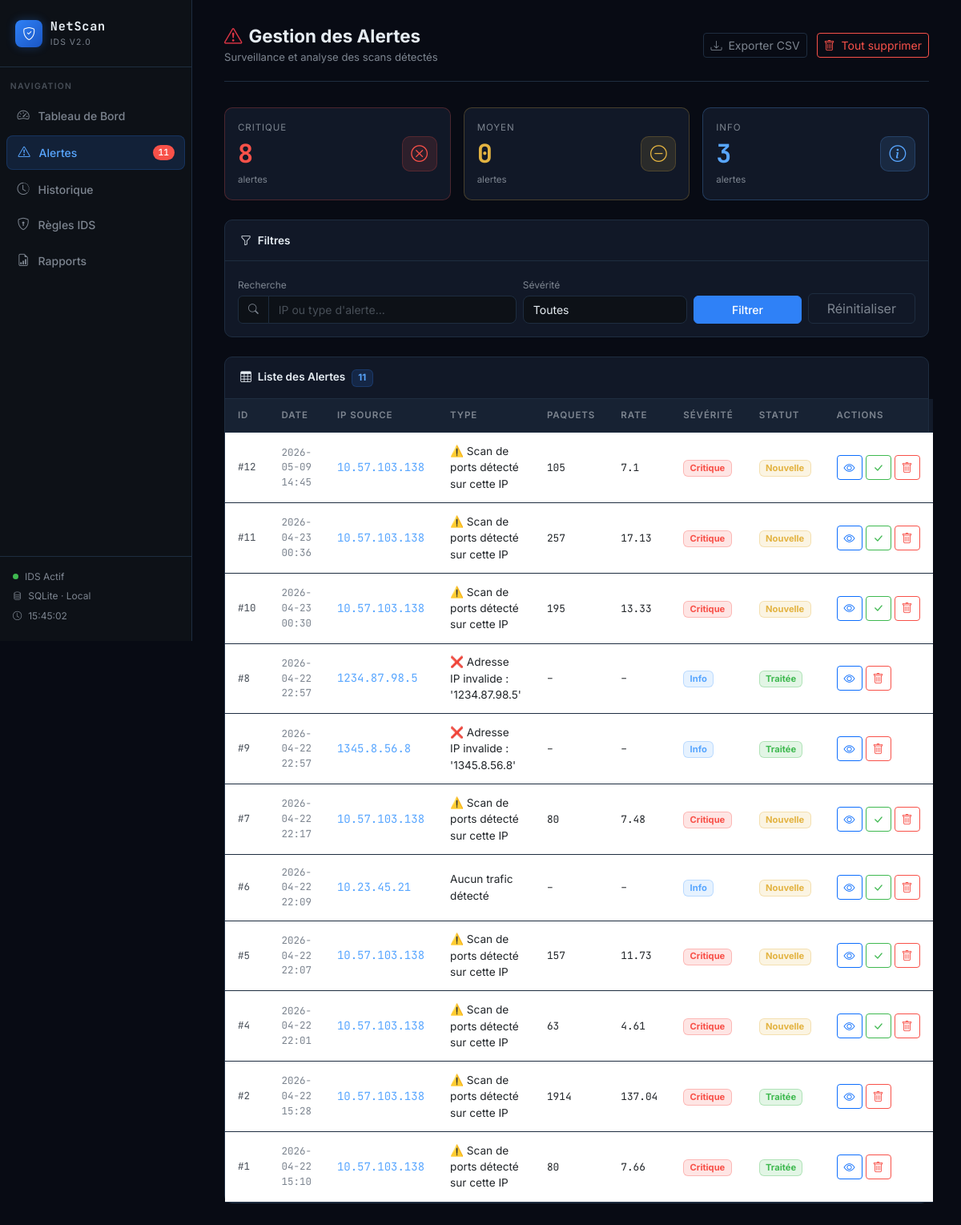
The page /alertes on the database its author committed.
### tables this page shows
CREATE TABLE alertes (
            id INTEGER PRIMARY KEY AUTOINCREMENT,
            date TEXT NOT NULL,
            ip TEXT NOT NULL,
            type TEXT NOT NULL,
            severite TEXT NOT NULL,
            statut TEXT DEFAULT 'Nouvelle',
            nb_paquets INTEGER DEFAULT 0,
            rate REAL DEFAULT 0
        , syn_count INTEGER DEFAULT 0, ports_testes INTEGER DEFAULT 0, duree REAL DEFAULT 0, regles_declenchees TEXT DEFAULT '');

### webapp/app.py (the view)
@app.route("/alertes")
def alertes():
    search   = request.args.get("search", "").strip()
    severite = request.args.get("severite", "all").strip() or "all"
    conn   = get_db()
    query  = "SELECT * FROM alertes WHERE 1=1"
    params = []
    if search:
        query += " AND (ip LIKE ? OR type LIKE ?)"
        params += [f"%{search}%", f"%{search}%"]
    if severite != "all":
        query += " AND severite = ?"
        params.append(severite)
    query += " ORDER BY date DESC"
    alertes_list = conn.execute(query, params).fetchall()
    counts = {
        "Critique": conn.execute("SELECT COUNT(*) FROM alertes WHERE severite='Critique'").fetchone()[0],
        "Moyen":    conn.execute("SELECT COUNT(*) FROM alertes WHERE severite='Moyen'").fetchone()[0],
        "Info":     conn.execute("SELECT COUNT(*) FROM alertes WHERE severite='Info'").fetchone()[0],
    }
    conn.close()
    return render_template(
        "alertes.html",
        alertes=alertes_list,
        counts=counts,
        search=search,
        severite=severite
    )

### webapp/app.py (called while the page is built)
def get_db():
    conn = sqlite3.connect(DB_PATH)
    conn.row_factory = sqlite3.Row
    return conn

### webapp/templates/alertes.html (shortened to what this page needs)
{% extends "base.html" %}
{% set page = "alertes" %}
{% block content %}
<div class="topbar">
  <div class="topbar-title">
    <h1><i class="bi bi-exclamation-triangle me-2 text-danger"></i>Gestion des Alertes</h1>
    <p>Surveillance et analyse des scans détectés</p>
  </div>
  <div class="topbar-actions">
    <a href="/alertes/export_csv" class="btn btn-sm btn-outline-secondary">
      <i class="bi bi-download me-1"></i> Exporter CSV
    </a>
    <a href="/alertes/supprimer_tout" class="btn btn-sm btn-outline-danger"
       onclick="return confirm('Supprimer toutes les alertes ?')">
      <i class="bi bi-trash me-1"></i> Tout supprimer
    </a>
  </div>
</div>
<div class="row g-3 mb-4">
  {% for level, count in counts.items() %}
  {% if level == 'Critique' %}
    {% set border_color = 'rgba(248,81,73,0.25)' %}
    {% set text_color = '#f85149' %}
    {% set bg_color = 'rgba(248,81,73,0.12)' %}
    {% set icon_border = 'rgba(248,81,73,0.2)' %}
    {% set icon = 'bi-x-circle' %}
  {% elif level == 'Moyen' %}
    {% set border_color = 'rgba(227,179,65,0.25)' %}
    {% set text_color = '#e3b341' %}
    {% set bg_color = 'rgba(227,179,65,0.12)' %}
    {% set icon_border = 'rgba(227,179,65,0.2)' %}
    {% set icon = 'bi-dash-circle' %}
  {% else %}
    {% set border_color = 'rgba(88,166,255,0.25)' %}
    {% set text_color = '#58a6ff' %}
    {% set bg_color = 'rgba(88,166,255,0.12)' %}
    {% set icon_border = 'rgba(88,166,255,0.2)' %}
    {% set icon = 'bi-info-circle' %}
  {% endif %}
  <div class="col-md-4">
    <div class="card h-100" style="border-color:{{ border_color }};">
      <div class="card-body d-flex justify-content-between align-items-center p-3">
        <div>
          <div style="font-size:0.72rem;color:#7d8590;text-transform:uppercase;letter-spacing:0.08em;">{{ level }}</div>
          <div class="fw-bold font-mono" style="font-size:2rem;color:{{ text_color }};">{{ count }}</div>
          <div style="font-size:0.72rem;color:#7d8590;">alertes</div>
        </div>
        <div style="width:44px;height:44px;border-radius:10px;
          background:{{ bg_color }};
          display:flex;align-items:center;justify-content:center;
          border:1px solid {{ icon_border }};">
          <i class="bi {{ icon }}" style="font-size:1.3rem;color:{{ text_color }};"></i>
        </div>
      </div>
    </div>
  </div>
  {% endfor %}
</div>
<div class="card mb-4">
  <div class="card-header">
    <span><i class="bi bi-funnel me-2"></i>Filtres</span>
  </div>
  <div class="card-body p-3">
    <form method="GET" action="/alertes" class="row g-2 align-items-end">
      <div class="col-md-5">
        <label style="font-size:0.75rem;color:#7d8590;margin-bottom:4px;">Recherche</label>
        <div class="input-group">
          <span class="input-group-text" style="background:#0d1117;border-color:#1e2d40;color:#7d8590;">
            <i class="bi bi-search" style="font-size:0.8rem;"></i>
          </span>
          <input type="text" name="search" class="form-control"
            placeholder="IP ou type d'alerte..." value="{{ search }}"/>
        </div>
      </div>
      <div class="col-md-3">
        <label style="font-size:0.75rem;color:#7d8590;margin-bottom:4px;">Sévérité</label>
        <select name="severite" class="form-select">
          <option value="all" {% if severite=='all' %}selected{% endif %}>Toutes</option>
        </select>
      </div>
      <div class="col-md-2">
        <button type="submit" class="btn btn-primary w-100">Filtrer</button>
      </div>
      <div class="col-md-2">
        <a href="{{ url_for('alertes') }}" class="btn btn-outline-secondary w-100">Réinitialiser</a>
      </div>
    </form>
  </div>
</div>
<div class="card">
  <div class="card-header">
    <span><i class="bi bi-table me-2"></i>Liste des Alertes
      <span class="badge ms-1" style="background:rgba(47,129,247,0.15);color:#58a6ff;border:1px solid rgba(47,129,247,0.2);font-size:0.72rem;">
        {{ alertes | length }}
      </span>
    </span>
  </div>
  <div class="card-body p-0">
    <table class="table table-hover mb-0">
      <thead>
        <tr>
          <th>ID</th>
          <th>Date</th>
          <th>IP Source</th>
          <th>Type</th>
          <th>Paquets</th>
          <th>Rate</th>
          <th>Sévérité</th>
          <th>Statut</th>
          <th>Actions</th>
        </tr>
      </thead>
      <tbody>
        {% if alertes %}
          {% for a in alertes %}
          <tr>
            <td class="font-mono" style="font-size:0.78rem;color:#484f58;">#{{ a.id }}</td>
            <td class="font-mono" style="font-size:0.78rem;color:#7d8590;">{{ a.date }}</td>
            <td class="font-mono" style="color:#58a6ff;">{{ a.ip }}</td>
            <td style="font-size:0.85rem;">{{ a.type }}</td>
            <td class="font-mono" style="font-size:0.8rem;">
              {% if a.nb_paquets %}{{ a.nb_paquets }}{% else %}–{% endif %}
            </td>
            <td class="font-mono" style="font-size:0.8rem;">
              {% if a.rate %}{{ a.rate }}{% else %}–{% endif %}
            </td>
            <td>
              {% if a.severite == 'Critique' %}
                <span class="badge" style="background:rgba(248,81,73,0.15);color:#f85149;border:1px solid rgba(248,81,73,0.3);font-size:0.7rem;">Critique</span>
              {% elif a.severite == 'Moyen' %}
                <span class="badge" style="background:rgba(227,179,65,0.15);color:#e3b341;border:1px solid rgba(227,179,65,0.3);font-size:0.7rem;">Moyen</span>
              {% else %}
                <span class="badge" style="background:rgba(88,166,255,0.15);color:#58a6ff;border:1px solid rgba(88,166,255,0.3);font-size:0.7rem;">Info</span>
              {% endif %}
            </td>
            <td>
              {% if a.statut == 'Nouvelle' %}
                <span class="badge" style="background:rgba(227,179,65,0.15);color:#e3b341;border:1px solid rgba(227,179,65,0.3);font-size:0.7rem;">Nouvelle</span>
              {% elif a.statut == 'Auto' %}
                <span class="badge" style="background:rgba(88,166,255,0.15);color:#58a6ff;border:1px solid rgba(88,166,255,0.3);font-size:0.7rem;">Auto</span>
              {% else %}
                <span class="badge" style="background:rgba(63,185,80,0.15);color:#3fb950;border:1px solid rgba(63,185,80,0.3);font-size:0.7rem;">Traitée</span>
              {% endif %}
            </td>
            <td>
              <div class="d-flex gap-1">
                <a href="/alertes/detail/{{ a.id }}" class="btn btn-sm btn-outline-primary" title="Voir le détail">
                  <i class="bi bi-eye"></i>
                </a>
                {% if a.statut == 'Nouvelle' or a.statut == 'Auto' %}
                <a href="/alertes/traiter/{{ a.id }}" class="btn btn-sm btn-outline-success" title="Traiter">
                  <i class="bi bi-check-lg"></i>
                </a>
                {% endif %}
                <a href="/alertes/supprimer/{{ a.id }}" class="btn btn-sm btn-outline-danger"
                   onclick="return confirm('Supprimer cette alerte ?')" title="Supprimer">
                  <i class="bi bi-trash"></i>
                </a>
              </div>
            </td>
          </tr>
          {% endfor %}
        {% endif %}
      </tbody>
    </table>
  </div>
</div>
{% endblock %}

### webapp/templates/base.html (style rules this page uses)
:root { --bg-primary: #080b14; --bg-secondary: #0d1117; --bg-card: #111827; --bg-card-hover: #161f30; --border: #1e2d40; --border-bright: #2a3f5f; --text-primary: #e6edf3; --text-secondary: #7d8590; --text-muted: #484f58; --accent: #2f81f7; --accent-glow: rgba(47, 129, 247, 0.15); --accent-hover: #58a6ff; --danger: #f85149; --danger-glow: rgba(248, 81, 73, 0.15); --warning: #e3b341; --warning-glow: rgba(227, 179, 65, 0.15); --success: #3fb950; --success-glow: rgba(63, 185, 80, 0.15); --info: #58a6ff; --sidebar-width: 240px; }
* { box-sizing: border-box; margin: 0; padding: 0; }
body { background-color: var(--bg-primary); color: var(--text-primary); font-family: 'Inter', sans-serif; min-height: 100vh; overflow-x: hidden; }
.topbar { display: flex; justify-content: space-between; align-items: center; margin-bottom: 2rem; padding-bottom: 1.2rem; border-bottom: 1px solid var(--border); }
.topbar-title h1 { font-size: 1.4rem; font-weight: 700; margin: 0; }
.topbar-title p { font-size: 0.82rem; color: var(--text-secondary); margin: 0.2rem 0 0; }
.topbar-actions { display: flex; align-items: center; gap: 0.75rem; }
.card { background: var(--bg-card); border: 1px solid var(--border); border-radius: 10px; color: var(--text-primary); transition: border-color 0.2s; }
.card-header { background: transparent; border-bottom: 1px solid var(--border); font-weight: 600; font-size: 0.85rem; padding: 0.9rem 1.2rem; display: flex; align-items: center; justify-content: space-between; }
.card-body { padding: 1.2rem; }
.table { color: var(--text-primary); font-size: 0.875rem; margin: 0; }
.table thead th { background: rgba(30,45,64,0.5); border-color: var(--border); color: var(--text-secondary); font-size: 0.72rem; text-transform: uppercase; letter-spacing: 0.08em; font-weight: 600; padding: 0.75rem 1rem; }
.table td { border-color: var(--border); padding: 0.8rem 1rem; vertical-align: middle; }
.form-control, .form-select { background: var(--bg-secondary); border-color: var(--border); color: var(--text-primary); border-radius: 8px; font-size: 0.875rem; }
.form-control::placeholder { color: var(--text-muted); }
.btn-primary { background: var(--accent); border-color: var(--accent); font-weight: 500; font-size: 0.875rem; }
.btn-outline-success { color: var(--success); border-color: var(--success); }
.btn-outline-danger { color: var(--danger); border-color: var(--danger); }
.btn-outline-secondary { color: var(--text-secondary); border-color: var(--border); }
.font-mono { font-family: 'JetBrains Mono', monospace; }

### rows shown on the page
alertes: id "12", date "2026-05-09 14:45", ip "10.57.103.138", type "⚠️ Scan de ports détecté sur cette IP", nb_paquets "105", rate "7.1", severite "Critique", statut "Nouvelle"
alertes: id "11", date "2026-04-23 00:36", ip "10.57.103.138", type "⚠️ Scan de ports détecté sur cette IP", nb_paquets "257", rate "17.13", severite "Critique", statut "Nouvelle"
alertes: id "10", date "2026-04-23 00:30", ip "10.57.103.138", type "⚠️ Scan de ports détecté sur cette IP", nb_paquets "195", rate "13.33", severite "Critique", statut "Nouvelle"
alertes: id "8", date "2026-04-22 22:57", ip "1234.87.98.5", type "❌ Adresse IP invalide : '1234.87.98.5'", severite "Info", statut "Traitée"
alertes: id "9", date "2026-04-22 22:57", ip "1345.8.56.8", type "❌ Adresse IP invalide : '1345.8.56.8'", severite "Info", statut "Traitée"
alertes: id "7", date "2026-04-22 22:17", ip "10.57.103.138", type "⚠️ Scan de ports détecté sur cette IP", nb_paquets "80", rate "7.48", severite "Critique", statut "Nouvelle"
alertes: id "6", date "2026-04-22 22:09", ip "10.23.45.21", type "Aucun trafic détecté", severite "Info", statut "Nouvelle"
alertes: id "5", date "2026-04-22 22:07", ip "10.57.103.138", type "⚠️ Scan de ports détecté sur cette IP", nb_paquets "157", rate "11.73", severite "Critique", statut "Nouvelle"
alertes: id "4", date "2026-04-22 22:01", ip "10.57.103.138", type "⚠️ Scan de ports détecté sur cette IP", nb_paquets "63", rate "4.61", severite "Critique", statut "Nouvelle"
alertes: id "2", date "2026-04-22 15:28", ip "10.57.103.138", type "⚠️ Scan de ports détecté sur cette IP", nb_paquets "1914", rate "137.04", severite "Critique", statut "Traitée"
alertes: id "1", date "2026-04-22 15:10", ip "10.57.103.138", type "⚠️ Scan de ports détecté sur cette IP", nb_paquets "80", rate "7.66", severite "Critique", statut "Traitée"

### other values the page prints
{{ level }} "CRITIQUE" "MOYEN" "INFO"
{{ count }} "8" "0" "3"
{{ alertes | length }} "11"
